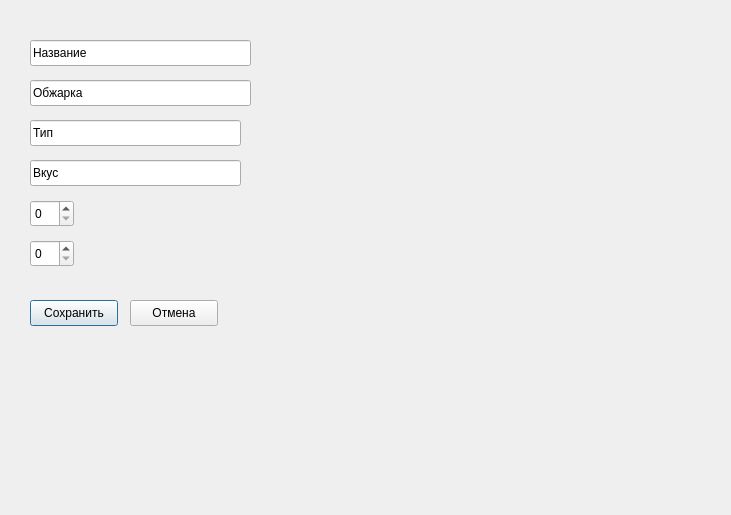
<?xml version="1.0" encoding="UTF-8"?>
<ui version="4.0">
 <class>Dialog</class>
 <widget class="QDialog" name="Dialog">
  <property name="geometry">
   <rect>
    <x>0</x>
    <y>0</y>
    <width>731</width>
    <height>515</height>
   </rect>
  </property>
  <property name="windowTitle">
   <string>Dialog</string>
  </property>
  <widget class="QLineEdit" name="nameEdit">
   <property name="geometry">
    <rect>
     <x>30</x>
     <y>40</y>
     <width>221</width>
     <height>26</height>
    </rect>
   </property>
   <property name="text">
    <string>Название</string>
   </property>
  </widget>
  <widget class="QLineEdit" name="roastEdit">
   <property name="geometry">
    <rect>
     <x>30</x>
     <y>80</y>
     <width>221</width>
     <height>26</height>
    </rect>
   </property>
   <property name="text">
    <string>Обжарка</string>
   </property>
  </widget>
  <widget class="QLineEdit" name="typeEdit">
   <property name="geometry">
    <rect>
     <x>30</x>
     <y>120</y>
     <width>211</width>
     <height>26</height>
    </rect>
   </property>
   <property name="text">
    <string>Тип</string>
   </property>
  </widget>
  <widget class="QLineEdit" name="tasteEdit">
   <property name="geometry">
    <rect>
     <x>30</x>
     <y>160</y>
     <width>211</width>
     <height>26</height>
    </rect>
   </property>
   <property name="text">
    <string>Вкус</string>
   </property>
  </widget>
  <widget class="QSpinBox" name="priceEdit">
   <property name="geometry">
    <rect>
     <x>30</x>
     <y>200</y>
     <width>44</width>
     <height>27</height>
    </rect>
   </property>
  </widget>
  <widget class="QSpinBox" name="volumeEdit">
   <property name="geometry">
    <rect>
     <x>30</x>
     <y>240</y>
     <width>44</width>
     <height>27</height>
    </rect>
   </property>
  </widget>
  <widget class="QPushButton" name="saveButton">
   <property name="geometry">
    <rect>
     <x>30</x>
     <y>300</y>
     <width>88</width>
     <height>26</height>
    </rect>
   </property>
   <property name="text">
    <string>Сохранить</string>
   </property>
  </widget>
  <widget class="QPushButton" name="cancelButton">
   <property name="geometry">
    <rect>
     <x>130</x>
     <y>300</y>
     <width>88</width>
     <height>26</height>
    </rect>
   </property>
   <property name="text">
    <string>Отмена</string>
   </property>
  </widget>
 </widget>
 <resources/>
 <connections/>
</ui>
